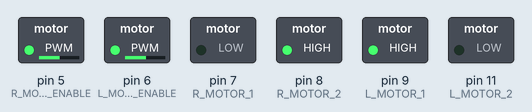
Simulated run of this sketch. Board: Arduino Uno, built with avr-gcc and run on an emulated ATmega328P. Parts: switched loads named in the sketch (green lamp = pin HIGH).

Above: at 0.1 s.
Timing chart, 0 to 1.6 s (numbered marks = the images above):
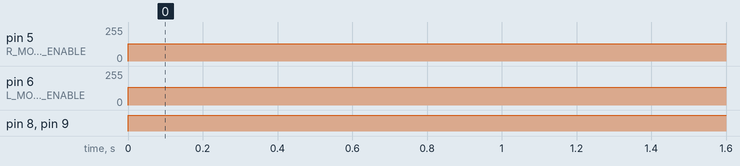

The sketch:

DrivingGreenStraight.ino
```cpp
#define L_MOTOR_ENABLE 6
#define R_MOTOR_ENABLE 5
#define R_MOTOR_1 7
#define R_MOTOR_2 8
#define L_MOTOR_1 9
#define L_MOTOR_2 11


//Motor speed range
#define MAX_MOTOR_SPEED 255
#define MIN_MOTOR_SPEED 130

void setup() {
  // put your setup code here, to run once:
  Serial.begin(9600);
  pinMode(L_MOTOR_1, OUTPUT);
  pinMode(L_MOTOR_2, OUTPUT);
  pinMode(R_MOTOR_1, OUTPUT);
  pinMode(R_MOTOR_2, OUTPUT);
  pinMode(L_MOTOR_ENABLE, OUTPUT);
  pinMode(R_MOTOR_ENABLE, OUTPUT);
}

void loop() {
  // put your main code here, to run repeatedly:
  int currentLeftSpeed = MIN_MOTOR_SPEED + 2;
  int currentRightSpeed = MIN_MOTOR_SPEED;
  driveLeftMotor(currentLeftSpeed);
  driveRightMotor(currentRightSpeed);
}

void driveLeftMotor(int speed)
{
  if (abs(speed) < MIN_MOTOR_SPEED) {
    analogWrite(L_MOTOR_ENABLE, speed);
    digitalWrite(L_MOTOR_1, LOW);
    digitalWrite(L_MOTOR_2, LOW);
  }
  else {
    analogWrite(L_MOTOR_ENABLE, abs(speed));
    if (speed > 0) {
      digitalWrite(L_MOTOR_1, HIGH);
      digitalWrite(L_MOTOR_2, LOW);
    }
    else {
      digitalWrite(L_MOTOR_1, LOW);
      digitalWrite(L_MOTOR_2, HIGH);
    }
  }
}

void driveRightMotor(int speed)
{
  if (abs(speed) < MIN_MOTOR_SPEED) {
    analogWrite(R_MOTOR_ENABLE, speed);
    digitalWrite(R_MOTOR_1, LOW);
    digitalWrite(R_MOTOR_2, LOW);
  }
  else {
    analogWrite(R_MOTOR_ENABLE, abs(speed));
    if (speed > 0) {
      digitalWrite(R_MOTOR_1, LOW);
      digitalWrite(R_MOTOR_2, HIGH);
    }
    else {
      digitalWrite(R_MOTOR_1, HIGH);
      digitalWrite(R_MOTOR_2, LOW);
    }
  }
}
```

Measured:
- by itself, pin 5 (R_MOTOR_ENABLE): 0/255 → 130/255 at 0.00 s
- by itself, pin 6 (L_MOTOR_ENABLE): 0/255 → 132/255 at 0.00 s
- by itself, pin 8 (R_MOTOR_2), pin 9 (L_MOTOR_1): LOW → HIGH at 0.00 s
